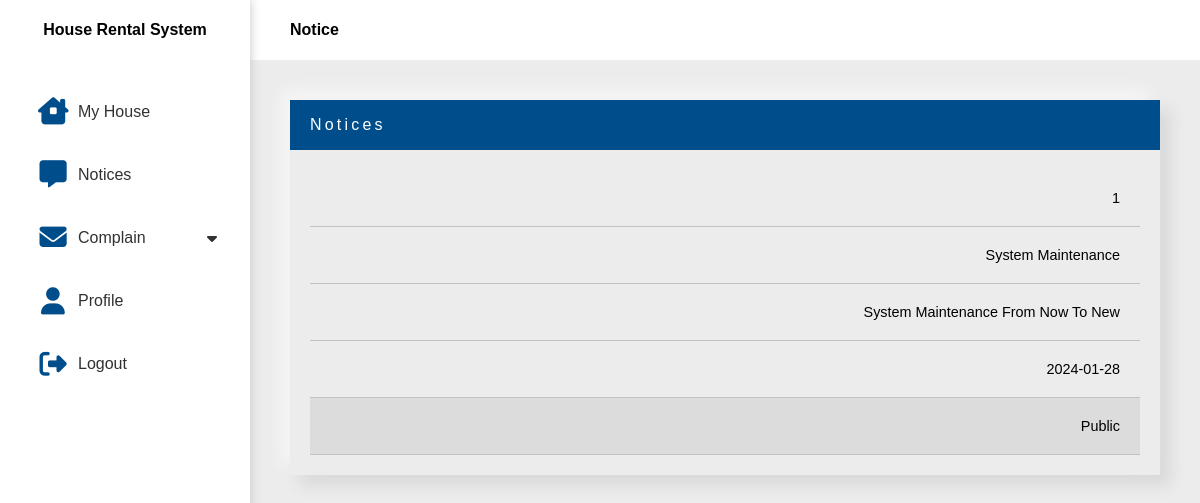
The page /tenant/notices.php (signed in) on the database its author committed.
### tables this page shows
CREATE TABLE `tblassignnotice` (
  `Tenant_ID` int(11) NOT NULL,
  `Notice_ID` int(11) NOT NULL
);

CREATE TABLE `tblnotice` (
  `Notice_ID` int(11) NOT NULL,
  `Owner_ID` int(11) NOT NULL,
  `Notice_Title` varchar(255) NOT NULL,
  `Notice_Message` varchar(255) NOT NULL,
  `Notice_Date` date NOT NULL,
  `Notice_Type` varchar(55) NOT NULL
);

### tenant/check_session.php (called while the page is built, shortened)
<?php
if(isset($_SESSION['User_ID'])){
    $tenandid = $_SESSION['User_ID'];
}else{
    header('Location: ../login.php');
}
?>

### tenant/notices.php (the view, shortened to what this page needs)
<?php
include_once "../connection/dbcon.php";
include_once "check_session.php";
$select_notice = "SELECT `tblassignnotice`.*, `tblnotice`.*
    FROM `tblassignnotice`
	LEFT JOIN `tblnotice` ON `tblassignnotice`.`Notice_ID` = `tblnotice`.`Notice_ID` where Tenant_ID=$tenandid;";
$notice_fetch = $con->query($select_notice);
?>
<!DOCTYPE html>
<html lang="en">
<head>
    <link rel="stylesheet" href="css/style.css">
    <link rel="stylesheet" href="css/table.css">
    <link rel="stylesheet" href="css/input-handler.css">
</head>
<body>
    <div class="container">
        <?php
        include 'include/sidebar.php'
        ?>
        <main>
            <header>
                <h1>Notice</h1>
            </header>
            <div class="content">
                <div class="body">
                    <div class="view-information all-table">
                        <div class="heading">
                            <p>Notices</a></p>
                        </div>
                        <?php
                        if($notice_fetch->num_rows>0){
                        ?>
                        <div class="table-body">
                            <table class="table-default">
                                <tbody>
                                    <?php
                                    foreach ($notice_fetch as $notice_fetchs) {
                                    ?>
                                    <tr>
                                        <td><?php echo $notice_fetchs['Notice_ID'] ?></td>
                                        <td><?php echo $notice_fetchs['Notice_Title'] ?></td>
                                        <td><?php echo $notice_fetchs['Notice_Message'] ?></td>
                                        <td><?php echo $notice_fetchs['Notice_Date'] ?></td>
                                        <td><?php echo $notice_fetchs['Notice_Type'] ?></td>
                                    </tr>
                                    <?php
                                    }
                                    ?>
                                </tbody>
                            </table>
                        </div>
                        <?php
                        }else{
                            ?>
                                <div class="empty-content">
                                    <p>No Notices Available</p>
                                </div>
                            <?php
                        }
                        ?>
                    </div>
                </div>
            </div>
        </main>
    </div>
</body>
</html>

### tenant/css/style.css (style rules this page uses)
:root { --main-font-family: Arial, Helvetica, sans-serif; --main-color: #004d8b; --secondary-color: #229bff; --warning: rgb(255, 87, 87); --success: #04AA6D; --success-hover: #028d5a; }
.heading { background-color: var(--main-color); padding: 10px 20px; color: white; letter-spacing: 0.2rem; display: flex; justify-content: space-between; align-items: center; width: 100%; line-height: 30px; }
.content .body { width: 100%; display: grid; grid-gap: 20px; }
@media only screen and (max-width: 1400px) { .all-table { max-height: 800px; overflow: auto; } }
@media only screen and (max-width: 1400px) { .table-default td { display: flex; justify-content: space-between; position: relative; border-bottom: 1px solid rgb(194, 194, 194); } }
@media only screen and (max-width: 1400px) { .table-default td::before { content: attr(data-title); font-weight: bold; } }
@media only screen and (max-width: 1400px) { .table-default td:last-child { display: flex; justify-content: flex-end; gap: 10px; width: 100%; background-color: gainsboro; } }

### tenant/css/table.css (style rules this page uses)
:root { --main-font-family: Arial, Helvetica, sans-serif }
.all-table { background-color: #ececec; box-shadow: -10px -10px 15px rgba(255, 255, 255, 0.5), 10px 10px 15px rgba(70, 70, 70, 0.12); overflow: hidden; display: flex; flex-direction: column; flex: 3; min-width: 350px; height: 100%; }
.all-table .table-body { padding: 20px; overflow: auto; }
.table-default { border-collapse: collapse; width: 100%; table-layout: fixed; }
.table-default tbody tr { text-align: center; }
.table-default th, .table-default td { padding: 20px; word-break: normal; }
.table-default td { font-size: .9rem; text-transform: capitalize; font-family: var(--main-font-family); }

### tenant/css/input-handler.css (style rules this page uses)
:root { --main-color: #004d8b; --seconday-color:#229bff; }

### tenant/include/sidebar.css (style rules this page uses)
:root { --main-font-family: Arial, Helvetica, sans-serif; --main-color: #004d8b; --secondary-color: #229bff; --warning: rgb(255, 87, 87); --success: #04AA6D; --success-hover: #028d5a; }
* { margin: 0; padding: 0; box-sizing: border-box; font-family: 'Franklin Gothic Medium', 'Arial Narrow', Arial, sans-serif; font-size: 16px; }
body { width: 100vw; height: 100vh; display: flex; justify-content: center; overflow: hidden; }
.container { display: flex; width: 100%; height: 100%; max-width: 1920px; background-color: #ececec; }
.container main { width: 100%; }
main header { width: 100%; line-height: 60px; background-color: white; padding: 0 40px; }
main .content { width: 100%; height: auto; max-height: 95%; padding: 40px; display: flex; flex-wrap: wrap; gap: 20px; overflow: auto; }

### rows shown on the page
tblassignnotice: Notice_ID.Notice_ID "1", Notice_ID.Notice_Title "System Maintenance", Notice_ID.Notice_Message "System Maintenance From Now To New", Notice_ID.Notice_Date "2024-01-28", Notice_ID.Notice_Type "Public"
